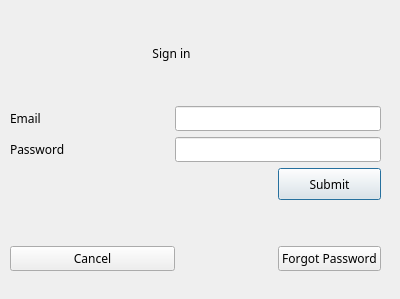
<?xml version="1.0" encoding="UTF-8"?>
<ui version="4.0">
 <class>Dialog</class>
 <widget class="QDialog" name="Dialog">
  <property name="geometry">
   <rect>
    <x>0</x>
    <y>0</y>
    <width>400</width>
    <height>299</height>
   </rect>
  </property>
  <property name="font">
   <font>
    <family>Monaco</family>
   </font>
  </property>
  <property name="windowTitle">
   <string>Dialog</string>
  </property>
  <widget class="QWidget" name="">
   <property name="geometry">
    <rect>
     <x>10</x>
     <y>20</y>
     <width>371</width>
     <height>251</height>
    </rect>
   </property>
   <layout class="QGridLayout" name="gridLayout">
    <item row="2" column="3" colspan="3">
     <widget class="QLineEdit" name="lineEdit"/>
    </item>
    <item row="3" column="0">
     <widget class="QLabel" name="label_2">
      <property name="text">
       <string>Password</string>
      </property>
     </widget>
    </item>
    <item row="6" column="4">
     <spacer name="horizontalSpacer">
      <property name="orientation">
       <enum>Qt::Horizontal</enum>
      </property>
      <property name="sizeHint" stdset="0">
       <size>
        <width>40</width>
        <height>20</height>
       </size>
      </property>
     </spacer>
    </item>
    <item row="1" column="1">
     <spacer name="verticalSpacer">
      <property name="orientation">
       <enum>Qt::Vertical</enum>
      </property>
      <property name="sizeHint" stdset="0">
       <size>
        <width>20</width>
        <height>0</height>
       </size>
      </property>
     </spacer>
    </item>
    <item row="3" column="3" colspan="3">
     <widget class="QLineEdit" name="lineEdit_2"/>
    </item>
    <item row="4" column="5">
     <widget class="QPushButton" name="pushButton">
      <property name="minimumSize">
       <size>
        <width>0</width>
        <height>32</height>
       </size>
      </property>
      <property name="text">
       <string>Submit</string>
      </property>
     </widget>
    </item>
    <item row="6" column="5">
     <widget class="QPushButton" name="pushButton_3">
      <property name="text">
       <string>Forgot Password</string>
      </property>
     </widget>
    </item>
    <item row="2" column="0">
     <widget class="QLabel" name="label">
      <property name="text">
       <string>Email</string>
      </property>
     </widget>
    </item>
    <item row="2" column="1">
     <spacer name="horizontalSpacer_2">
      <property name="orientation">
       <enum>Qt::Horizontal</enum>
      </property>
      <property name="sizeHint" stdset="0">
       <size>
        <width>40</width>
        <height>20</height>
       </size>
      </property>
     </spacer>
    </item>
    <item row="6" column="0" colspan="4">
     <widget class="QPushButton" name="pushButton_4">
      <property name="text">
       <string>Cancel</string>
      </property>
     </widget>
    </item>
    <item row="0" column="1" colspan="4">
     <widget class="QLabel" name="label_3">
      <property name="minimumSize">
       <size>
        <width>0</width>
        <height>67</height>
       </size>
      </property>
      <property name="text">
       <string>Sign in</string>
      </property>
      <property name="alignment">
       <set>Qt::AlignCenter</set>
      </property>
     </widget>
    </item>
    <item row="5" column="5">
     <spacer name="verticalSpacer_2">
      <property name="orientation">
       <enum>Qt::Vertical</enum>
      </property>
      <property name="sizeHint" stdset="0">
       <size>
        <width>20</width>
        <height>40</height>
       </size>
      </property>
     </spacer>
    </item>
   </layout>
  </widget>
 </widget>
 <resources/>
 <connections/>
</ui>
